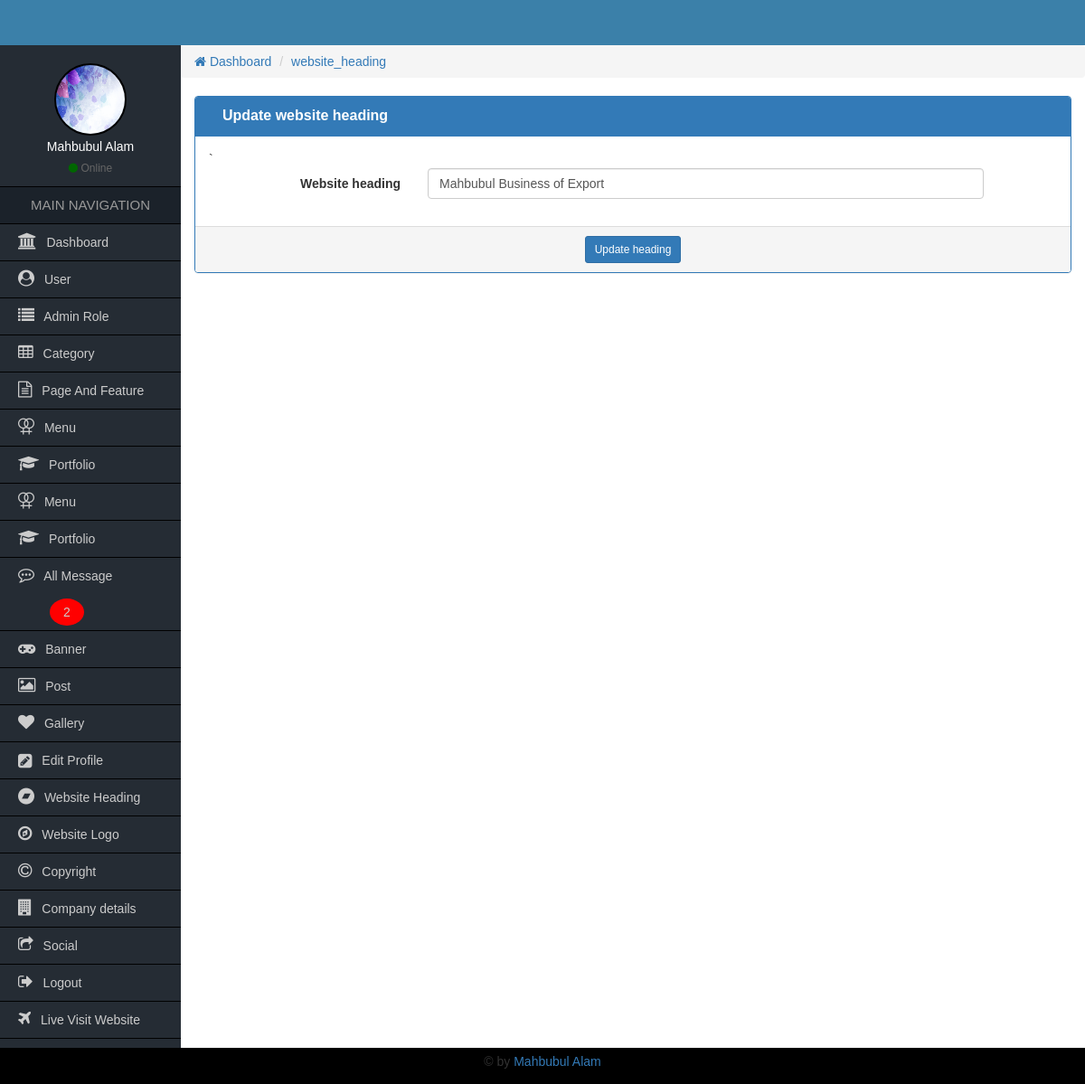
Before: /Admin/website_heading.php (signed in) with the older database file.
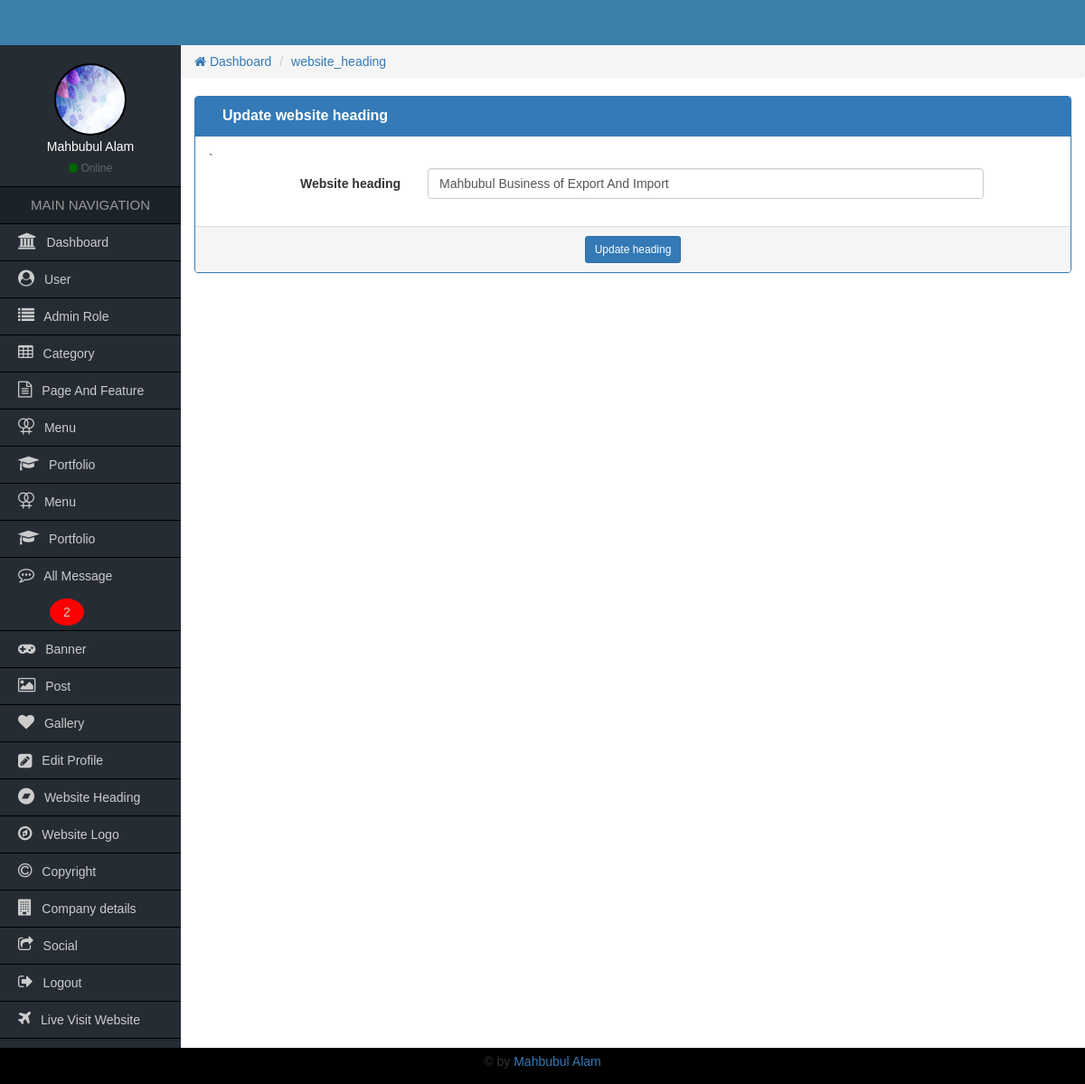
After: the same page with the newer database file.
### tables this page shows
CREATE TABLE `tbl_description` (
  `value` varchar(20) NOT NULL,
  `website_heading` varchar(100) NOT NULL,
  `companyName` varchar(40) NOT NULL,
  `companyAddress` varchar(70) NOT NULL,
  `companyPhone` varchar(35) NOT NULL,
  `companyEmail` varchar(35) NOT NULL,
  `copyright` varchar(30) NOT NULL,
  `facebookUrl` varchar(50) NOT NULL,
  `twitterUrl` varchar(50) NOT NULL,
  `linkedinUrl` varchar(50) NOT NULL,
  `pinterestUrl` varchar(50) NOT NULL,
  `googleplusUrl` varchar(50) NOT NULL,
  `websiteLogo` varchar(100) NOT NULL,
  `companyOwner` varchar(50) NOT NULL
);

### Admin/website_heading.php (the view, shortened to what this page needs)
<?php
    require_once "functions/function.php";
?>
                <div class="col-md-12">
                    <form class="form-horizontal" action="" method="post">
                        <div class="panel panel-primary">
                            <div class="panel-heading">
                                <div class="col-md-9 heading_title">
                                    Update website heading
                                </div>
                                <div class="col-md-3 text-right">
                                </div>
                                <div class="clearfix"></div>
                            </div>
                            <div class="panel-body">
                            <?php
                                 $query = "SELECT website_heading FROM tbl_description WHERE value='website_heading'";
                                 $headingResult = mysqli_query($con,$query);
                                 if($headingResult){
                                     $result = mysqli_fetch_array($headingResult);
                            ?>`
                                <div class="form-group">
                                    <label for="" class="col-sm-3 control-label">Website heading</label>
                                    <div class="col-sm-8">
                                        <input type="text" name="website_heading" class="form-control" value="<?=$result['website_heading'];?>" required>
                                    </div>
                                </div>
                            </div>
                            <div class="panel-footer text-center">
                                <button class="btn btn-sm btn-primary">Update heading</button>
                            </div>
                            <?php } ?>
                        </div>
                    </form>
                </div>

Changed rows visible on the page:
changed tbl_description: website_heading "Mahbubul Business of Export" → "Mahbubul Business of Export And Import"
